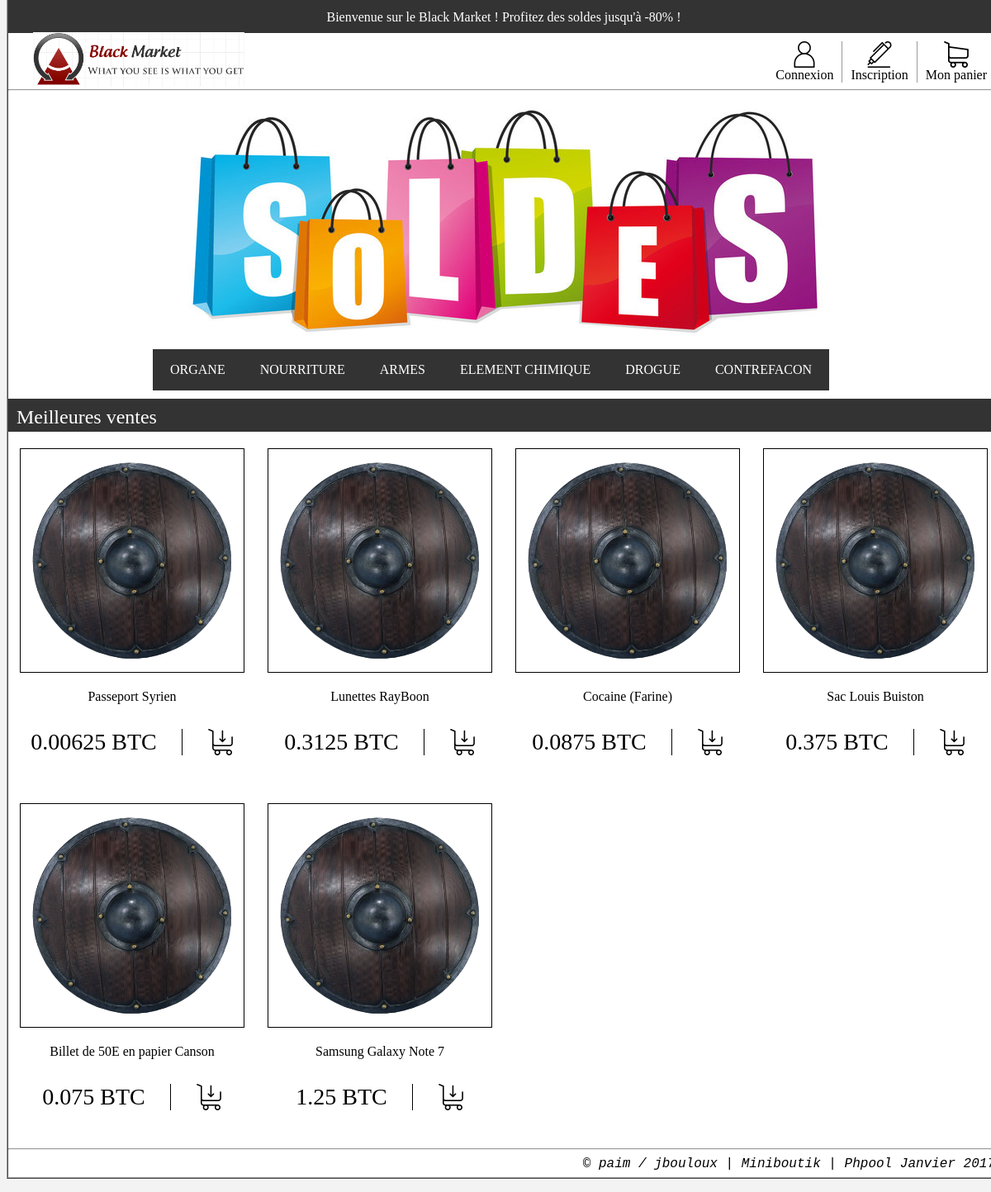
The page / on the database its author committed.
### tables this page shows
CREATE TABLE t_articles
					(id_article INT PRIMARY KEY AUTO_INCREMENT NOT NULL
					, id_categorieA INT NOT NULL
					, id_categorieB INT
					, nom VARCHAR(255) NOT NULL
					, prix INT NOT NULL
					, stock INT
					, url_img VARCHAR(255) DEFAULT "img/bouclier.png"
					, description VARCHAR(1024) DEFAULT "Go Google"
					);

### get_fct.php (called while the page is built, shortened)
<?php
	function get_articles_by_id($bdd, $id)
	{
		if ($resultat = mysqli_query($bdd, "SELECT * FROM t_articles WHERE id_categorieA = '$id' OR id_categorieB = '$id'"))
		{
			while($donnees = mysqli_fetch_assoc($resultat))
				$tab[] = $donnees;
		}
		else
			echo "QUERY ERROR !";
		return ($tab);
	}
?>

### print_fct.php (the view, shortened to what this page needs)
<?php
	include "get_fct.php";
	function print_articles_by_id($bdd, $id)
	{
		if ($bdd)
		{
			$tab = get_articles_by_id($bdd, $id);
			$i = count($tab) - 1;
			$j = $i;
			while ($i >= 0)
			{
				echo '<div class="article"';
				if($j >= 8)
					echo 'style="width:296"';
				echo '><img class="article-img" src="'.$tab[$i]['url_img'].'">
				<div class="article-nom">'.$tab[$i]['nom'].'</div>
				<div class="article-bloc-prix"> <div class="article-prix">'.($tab[$i]['prix']/800).' BTC</div><a href=add_article_cart.php?id_article='.$tab[$i]['id_article'].'>'.'<img class="article-add" id="add'.$i.'"src="icons/shopping-cart-5.png" onmousedown=\'clickCart("add'.$i.'")\' onmouseup=\'clickCart("add'.$i.'")\'/></a></div>
				</div>';
					$i--;
				}
		}
		else
			echo "BDD ERROR !";
	}
?>

### index.php (shortened to what this page needs)
<?php
	include "print_fct.php";
	if (!$bdd = mysqli_connect('localhost', 'admin', 'root', 'db_blackmarket'))
		echo "Error !";
?>
<HTML>
	<HEAD>
		<link rel="stylesheet" href="css/style.css" />
	</HEAD>
	<BODY>
		<div id="content">
			<div id="top-banner">Bienvenue sur le Black Market ! Profitez des soldes jusqu'à -80% !</div>
			<a title="Accueil" href="index.php"><img src="img/logo.png" style="padding-left:30px; display:block;height:66px; position:absolute; top:39px;"></a>
			<div id="top-connection-banner">
				<div class="block-icon" id="connect-icon"><img class="sm-icon" src="./icons/user-2.png"><span style="display:block">Connexion</span></div>
				<div class="block-icon" id="register-icon" style="border-left: 1px solid #9A9A9A; border-right: 1px solid #9A9A9A;"><a href="inscription.php" title="Inscription" style="text-decoration:none; color:inherit;"><img class="sm-icon" src="./icons/pen.png"><span style="display:block">Inscription</span></a></div>
				<div class="block-icon"><a href="cart.php" title="Panier" style="text-decoration:none; color:inherit;"><img class="sm-icon" src="./icons/shopping-cart.png"><span style="display:block">Mon panier</span></a></div>
			</div>
			<hr>
			<div id="encart-soldes"><img style="display:block; margin:auto;" src="img/rsz_soldes-encar.jpg"></img></div>
			<div id="menu">
				<ul>
					<a href="organe.php" title="Organes" style="color:inherit; text-decoration:none; "><li>ORGANE</li></a>
					<a href="nourriture.php" title="Nourriture" style="color:inherit; text-decoration:none; "><li>NOURRITURE</li></a>
					<a href="arme.php" title="Armes" style="color:inherit; text-decoration:none; "><li>ARMES</li></a>
					<a href="element_chimique.php" title="Elements chimiques" style="color:inherit; text-decoration:none; "><li>ELEMENT CHIMIQUE</li></a>
					<a href="drogue.php" title="Drogue" style="color:inherit; text-decoration:none; "><li>DROGUE</li></a>
					<a href="contrefacon.php" title="Contrefacon" style="color:inherit; text-decoration:none; "><li>CONTREFACON</li></a>
				</ul>
			</div>
			<div id="banner-grey">Meilleures ventes</div>
			<div id="best-sales-content">
			<?php
				print_articles_by_id($bdd, 6);
			?>
			</div>
			<hr>
			<div id="footer">
				© paim / jbouloux | Miniboutik | Phpool Janvier 2017
			</div>
		</div>
	</BODY>
</HTML>

### css/style.css (style rules this page uses)
body { background-color: #F4F3F3; font-family: Palatino, "Palatino Linotype", "Palatino LT STD", "Book Antiqua", Georgia, serif; }
#content { background-color: white; width: 1200px; min-height: 1200px; margin: auto; position: relative; top : -8px; border-left: 2px ridge #9A9A9A; border-right: 2px ridge #9A9A9A; border-bottom: 2px ridge #9A9A9A; }
.sm-icon { height: 32px; width: 32px; margin: auto; display: block; }
.article { padding-top: 20px; height: 400px; width: 300px; }
.article-img { height: 250px; width: 250px; display: block; padding: 10px; margin: auto; border: 1px solid black; }
.article-nom { padding-top: 20px; text-align: center; }
.article-bloc-prix { display: flex; flex-direction: row; align-items: center; justify-content: center; padding-top: 30px; }
.article-prix { padding-right: 30px; font-size: 28px; border-right: 1px solid black; }
.article-add { height: 32px; width: 32px; padding-left: 30px; }
#top-banner { text-align: center; padding-top: 12px; padding-bottom: 10px; background-color: #333333; color: white; }
#encart-soldes { height: 300px; }
#top-connection-banner { padding-top: 10px; padding-right: 5px; display: flex; justify-content: flex-end; overflow: hidden; }
.block-icon { text-align: center; padding-left: 10px; padding-right: 10px; }
#menu { margin-left: auto; margin-right: auto; margin-bottom: 10px; margin-top: 5px; width: 850px; }
#menu ul { text-align: center; display: inline; margin: 0; padding: 15px 4px 17px 0; list-style: none; }
#menu ul li { display: inline-block; margin-right: -4px; position: relative; padding: 15px 20px; background: #333333; color: white; border: 1px solid #333333; }
#banner-grey { height: 40px; width: 1200px; padding-left: 10px; padding-top: 4px; background-color: #333333; font-size: 24px; text-align: left; display: table-cell; vertical-align: middle; color: white; }
#best-sales-content { background-color: white; height: 860px; display:flex; flex-direction: row; flex-wrap: wrap; overflow: auto; }
#footer { height: 25px; text-align: right; font-style: italic; font-family: "Courier New", Courier, "Liberation Mono", monospace; padding-right: 5px; }

### rows shown on the page
t_articles: url_img (picture), nom "Passeport Syrien", $tab[$i]['prix']/800 "0.00625"
t_articles: url_img (picture), nom "Lunettes RayBoon", $tab[$i]['prix']/800 "0.3125"
t_articles: url_img (picture), nom "Cocaine (Farine)", $tab[$i]['prix']/800 "0.0875"
t_articles: url_img (picture), nom "Sac Louis Buiston", $tab[$i]['prix']/800 "0.375"
t_articles: url_img (picture), nom "Billet de 50E en papier Canson", $tab[$i]['prix']/800 "0.075"
t_articles: url_img (picture), nom "Samsung Galaxy Note 7", $tab[$i]['prix']/800 "1.25"
